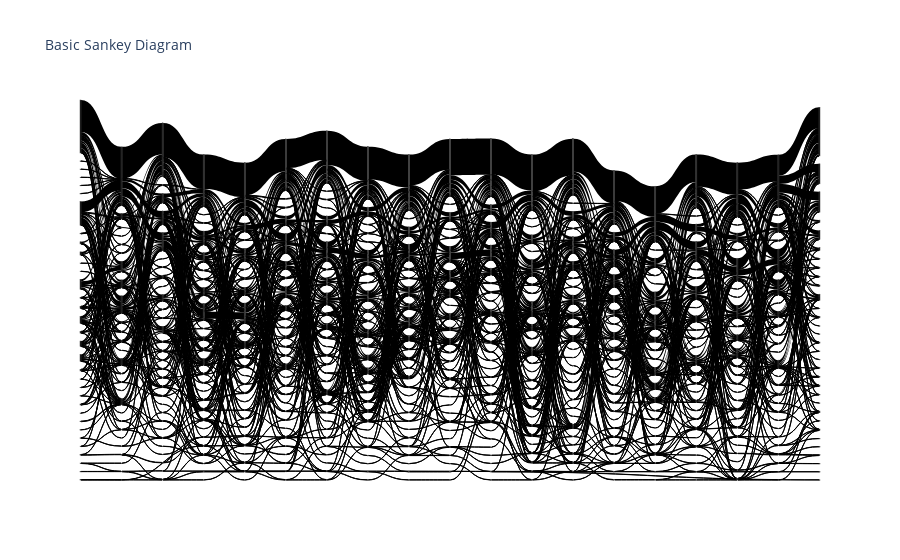

The notebook cell this image was saved under:
### Code cell
fig = go.Figure(data=[go.Sankey(
    node = dict(
      pad = 10,
      thickness = 1,
      #line = dict(color = "black", width = 0.5),
      #label = ["A1", "A2", "B1", "B2", "C1", "C2"],
      color = "black"
    ),
    link = dict(
      source = source,
      target = target,
      value  = values,
        color = 'black'
  ))])

fig.update_layout(title_text="Basic Sankey Diagram", font_size=10)

fig.show()

### Figure 1 — Plotly figure (JSON) as saved in the notebook; plotly's stock layout.template omitted (floating-point values rounded to 4 significant figures; data arrays with more than 128 entries replaced by an {"elided": "..."} marker saying what was removed)
{"data": [{"link": {"color": "black", "source": {"elided": "2259 int values"}, "target": {"elided": "2259 int values"}, "value": {"elided": "2259 int values"}}, "node": {"color": "black", "pad": 10, "thickness": 1}, "type": "sankey"}], "layout": {"font": {"size": 10}, "title": {"text": "Basic Sankey Diagram"}}}
